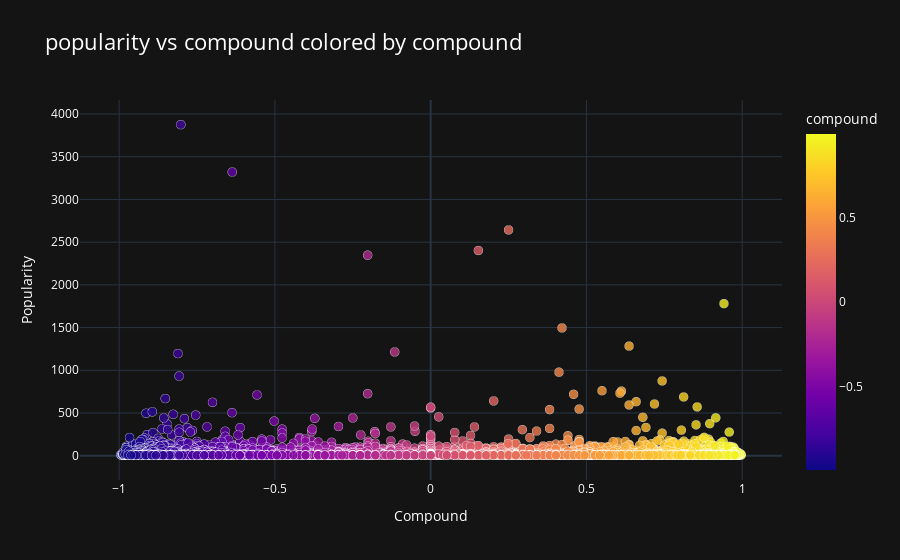

Notebook cell for this chart:
### Code cell
generate_interactive_scatter(
    df_vader,
    y='popularity',
    x='compound',
    color='compound',
)

### Figure 1 — Plotly figure (JSON) as saved in the notebook; plotly's stock layout.template omitted (floating-point values rounded to 4 significant figures; data arrays with more than 128 entries replaced by an {"elided": "..."} marker saying what was removed)
{"data": [{"hovertemplate": "compound=%{marker.color}<br>popularity=%{y}<extra></extra>", "legendgroup": "", "marker": {"color": {"elided": "16000 float values"}, "coloraxis": "coloraxis", "line": {"color": "white", "width": 0.5}, "opacity": 0.8, "size": 9, "symbol": "circle"}, "mode": "markers", "name": "", "showlegend": false, "type": "scattergl", "x": {"elided": "16000 float values"}, "xaxis": "x", "y": {"elided": "16000 float values"}, "yaxis": "y"}], "layout": {"coloraxis": {"colorbar": {"title": {"text": "compound"}}, "colorscale": [[0, "#0d0887"], [0.1111, "#46039f"], [0.2222, "#7201a8"], [0.3333, "#9c179e"], [0.4444, "#bd3786"], [0.5556, "#d8576b"], [0.6667, "#ed7953"], [0.7778, "#fb9f3a"], [0.8889, "#fdca26"], [1, "#f0f921"]]}, "font": {"color": "white"}, "legend": {"title": {"text": "Compound"}, "tracegroupgap": 0}, "paper_bgcolor": "#141414", "plot_bgcolor": "#141414", "title": {"font": {"size": 22}, "text": "popularity vs compound colored by compound"}, "xaxis": {"anchor": "y", "domain": [0, 1], "title": {"text": "Compound"}}, "yaxis": {"anchor": "x", "domain": [0, 1], "title": {"text": "Popularity"}}}}
